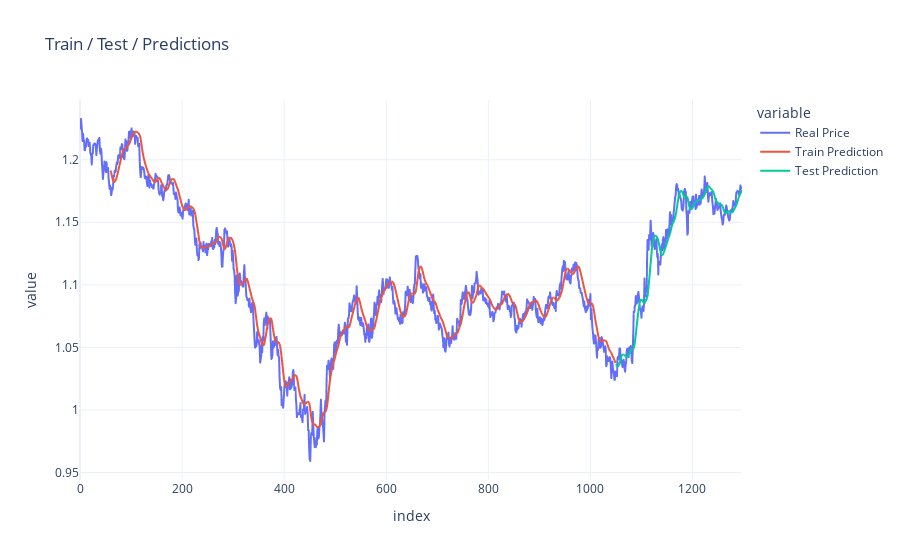
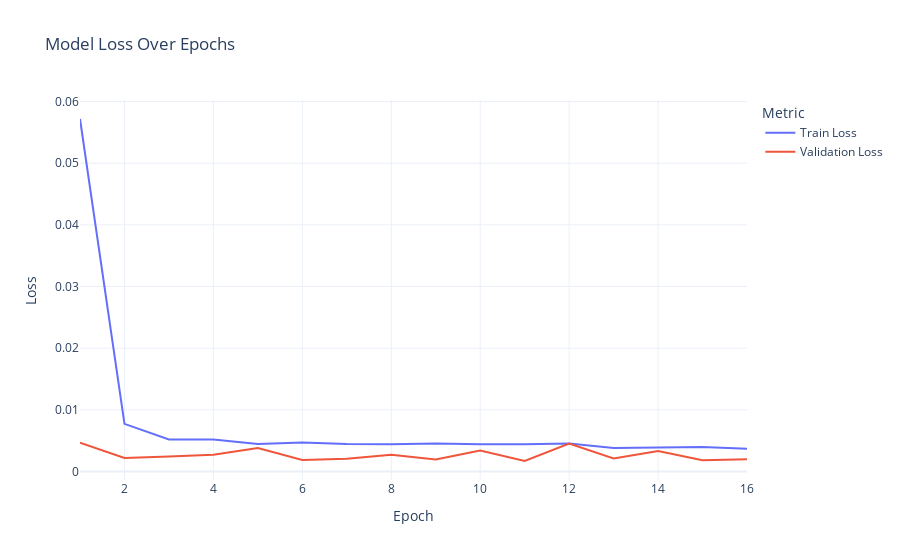

The cell these charts' notebook holds for them, in order:
### Code cell
# RESULTATS
plot_prices(
    df=df,
    y_train_real=y_train_real,
    y_test_real=y_test_real,
    train_pred=train_pred,
    test_pred=test_pred,
    window_size=WINDOW_SIZE
)

plot_loss(history)

### Figure 1 — Plotly figure (JSON) as saved in the notebook; plotly's stock layout.template omitted (floating-point values rounded to 4 significant figures; data arrays with more than 128 entries replaced by an {"elided": "..."} marker saying what was removed)
{"data": [{"hovertemplate": "variable=Real Price<br>index=%{x}<br>value=%{y}<extra></extra>", "legendgroup": "Real Price", "line": {"color": "#636efa", "dash": "solid"}, "marker": {"symbol": "circle"}, "mode": "lines", "name": "Real Price", "showlegend": true, "type": "scattergl", "x": {"elided": "1298 int values"}, "xaxis": "x", "y": {"elided": "1298 float values"}, "yaxis": "y"}, {"hovertemplate": "variable=Train Prediction<br>index=%{x}<br>value=%{y}<extra></extra>", "legendgroup": "Train Prediction", "line": {"color": "#EF553B", "dash": "solid"}, "marker": {"symbol": "circle"}, "mode": "lines", "name": "Train Prediction", "showlegend": true, "type": "scattergl", "x": {"elided": "1298 int values"}, "xaxis": "x", "y": {"elided": "1298 float values"}, "yaxis": "y"}, {"hovertemplate": "variable=Test Prediction<br>index=%{x}<br>value=%{y}<extra></extra>", "legendgroup": "Test Prediction", "line": {"color": "#00cc96", "dash": "solid"}, "marker": {"symbol": "circle"}, "mode": "lines", "name": "Test Prediction", "showlegend": true, "type": "scattergl", "x": {"elided": "1298 int values"}, "xaxis": "x", "y": {"elided": "1298 float values"}, "yaxis": "y"}], "layout": {"hovermode": "x unified", "legend": {"title": {"text": "variable"}, "tracegroupgap": 0}, "title": {"text": "Train / Test / Predictions"}, "xaxis": {"anchor": "y", "domain": [0, 1], "title": {"text": "index"}}, "yaxis": {"anchor": "x", "domain": [0, 1], "title": {"text": "value"}}}}

### Figure 2 — Plotly figure (JSON) as saved in the notebook; plotly's stock layout.template omitted (floating-point values rounded to 4 significant figures)
{"data": [{"hovertemplate": "Metric=Train Loss<br>Epoch=%{x}<br>Loss=%{y}<extra></extra>", "legendgroup": "Train Loss", "line": {"color": "#636efa", "dash": "solid"}, "marker": {"symbol": "circle"}, "mode": "lines", "name": "Train Loss", "orientation": "v", "showlegend": true, "type": "scatter", "x": [1, 2, 3, 4, 5, 6, 7, 8, 9, 10, 11, 12, 13, 14, 15, 16], "xaxis": "x", "y": [0.05717, 0.007719, 0.005178, 0.005186, 0.00446, 0.004681, 0.004439, 0.004415, 0.004537, 0.0044, 0.004391, 0.004539, 0.003814, 0.003869, 0.003977, 0.003659], "yaxis": "y"}, {"hovertemplate": "Metric=Validation Loss<br>Epoch=%{x}<br>Loss=%{y}<extra></extra>", "legendgroup": "Validation Loss", "line": {"color": "#EF553B", "dash": "solid"}, "marker": {"symbol": "circle"}, "mode": "lines", "name": "Validation Loss", "orientation": "v", "showlegend": true, "type": "scatter", "x": [1, 2, 3, 4, 5, 6, 7, 8, 9, 10, 11, 12, 13, 14, 15, 16], "xaxis": "x", "y": [0.004643, 0.002198, 0.002425, 0.002691, 0.003816, 0.00186, 0.002067, 0.002721, 0.001939, 0.003403, 0.001692, 0.00451, 0.002095, 0.00333, 0.001827, 0.001965], "yaxis": "y"}], "layout": {"hovermode": "x unified", "legend": {"title": {"text": "Metric"}, "tracegroupgap": 0}, "title": {"text": "Model Loss Over Epochs"}, "xaxis": {"anchor": "y", "domain": [0, 1], "title": {"text": "Epoch"}}, "yaxis": {"anchor": "x", "domain": [0, 1], "title": {"text": "Loss"}}}}
